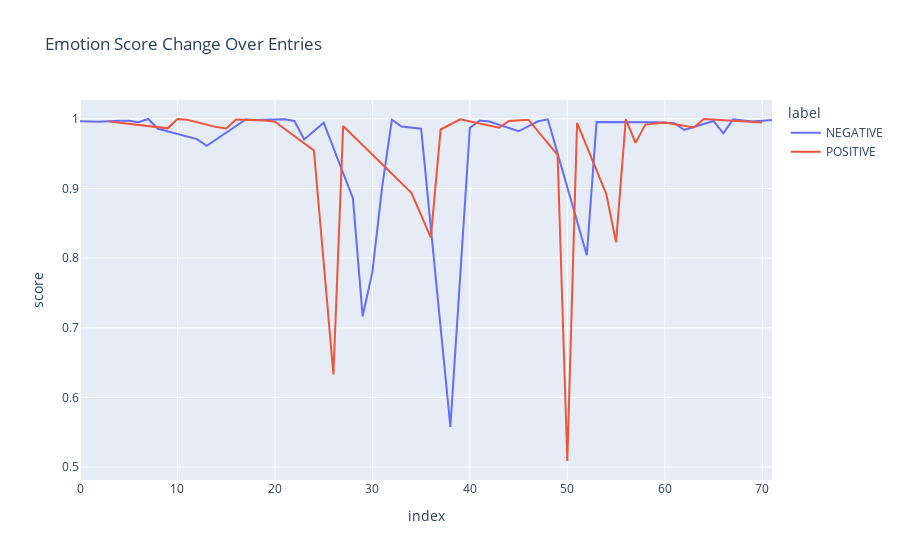
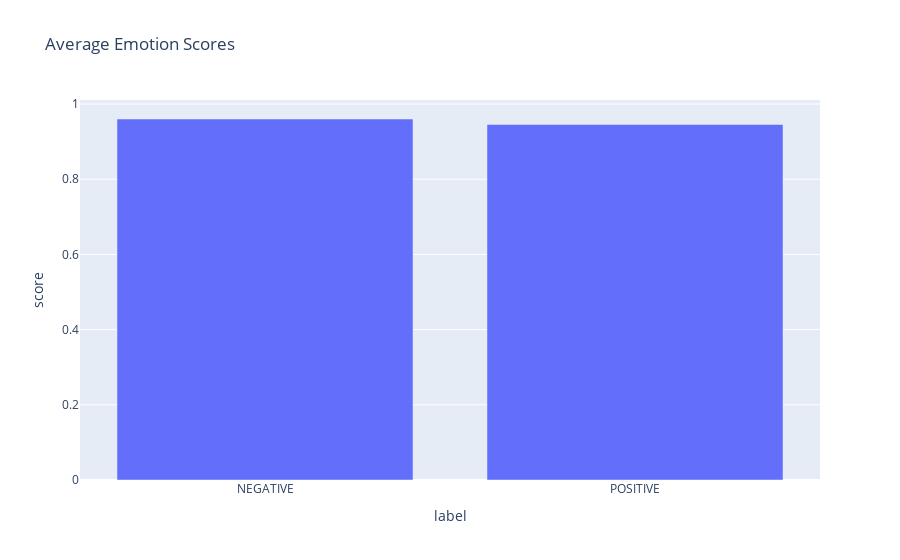

Notebook source saved alongside these figures, in order:
### Code cell
# 데이터를 pandas DataFrame으로 변환
df = pd.DataFrame(result1)

# 선 그래프 생성: 각 인덱스에 대한 점수 변화 추적
fig_line = px.line(df, y='score', color='label', title='Emotion Score Change Over Entries')
fig_line.show()

# 바 차트 생성: 각 감정 라벨의 평균 점수 표현
fig_bar = px.bar(df.groupby('label')['score'].mean().reset_index(), x='label', y='score', title='Average Emotion Scores')
fig_bar.show()

### Figure 1 — Plotly figure (JSON) as saved in the notebook; plotly's stock layout.template omitted (floating-point values rounded to 4 significant figures)
{"data": [{"hovertemplate": "label=NEGATIVE<br>index=%{x}<br>score=%{y}<extra></extra>", "legendgroup": "NEGATIVE", "line": {"color": "#636efa", "dash": "solid"}, "marker": {"symbol": "circle"}, "mode": "lines", "name": "NEGATIVE", "orientation": "v", "showlegend": true, "type": "scatter", "x": [0, 1, 2, 4, 5, 6, 7, 8, 12, 13, 17, 18, 21, 22, 23, 25, 28, 29, 30, 31, 32, 33, 35, 38, 40, 41, 42, 45, 47, 48, 52, 53, 59, 61, 62, 65, 66, 67, 68, 69, 71], "xaxis": "x", "y": [0.9965, 0.9955, 0.9957, 0.9971, 0.9973, 0.9953, 0.9998, 0.9857, 0.9709, 0.9614, 0.9991, 0.9985, 0.9992, 0.997, 0.9703, 0.9945, 0.886, 0.7164, 0.7803, 0.9021, 0.9987, 0.9889, 0.9859, 0.5576, 0.987, 0.9975, 0.9963, 0.9821, 0.9965, 0.9993, 0.8042, 0.9954, 0.9951, 0.9939, 0.984, 0.997, 0.9791, 0.9992, 0.998, 0.9964, 0.9983], "yaxis": "y"}, {"hovertemplate": "label=POSITIVE<br>index=%{x}<br>score=%{y}<extra></extra>", "legendgroup": "POSITIVE", "line": {"color": "#EF553B", "dash": "solid"}, "marker": {"symbol": "circle"}, "mode": "lines", "name": "POSITIVE", "orientation": "v", "showlegend": true, "type": "scatter", "x": [3, 9, 10, 11, 14, 15, 16, 19, 20, 24, 26, 27, 34, 36, 37, 39, 43, 44, 46, 49, 50, 51, 54, 55, 56, 57, 58, 60, 63, 64, 70], "xaxis": "x", "y": [0.9962, 0.9864, 0.9996, 0.9987, 0.9881, 0.9863, 0.9991, 0.9978, 0.9958, 0.9546, 0.633, 0.9898, 0.8938, 0.8293, 0.9847, 0.9993, 0.9872, 0.997, 0.9988, 0.9482, 0.5086, 0.9941, 0.892, 0.8226, 0.9997, 0.9655, 0.9917, 0.9946, 0.9876, 0.9998, 0.9947], "yaxis": "y"}], "layout": {"legend": {"title": {"text": "label"}, "tracegroupgap": 0}, "title": {"text": "Emotion Score Change Over Entries"}, "xaxis": {"anchor": "y", "domain": [0, 1], "title": {"text": "index"}}, "yaxis": {"anchor": "x", "domain": [0, 1], "title": {"text": "score"}}}}

### Figure 2 — Plotly figure (JSON) as saved in the notebook; plotly's stock layout.template omitted (floating-point values rounded to 4 significant figures)
{"data": [{"alignmentgroup": "True", "hovertemplate": "label=%{x}<br>score=%{y}<extra></extra>", "legendgroup": "", "marker": {"color": "#636efa", "pattern": {"shape": ""}}, "name": "", "offsetgroup": "", "orientation": "v", "showlegend": false, "textposition": "auto", "type": "bar", "x": ["NEGATIVE", "POSITIVE"], "xaxis": "x", "y": [0.9602, 0.9456], "yaxis": "y"}], "layout": {"barmode": "relative", "legend": {"tracegroupgap": 0}, "title": {"text": "Average Emotion Scores"}, "xaxis": {"anchor": "y", "domain": [0, 1], "title": {"text": "label"}}, "yaxis": {"anchor": "x", "domain": [0, 1], "title": {"text": "score"}}}}
